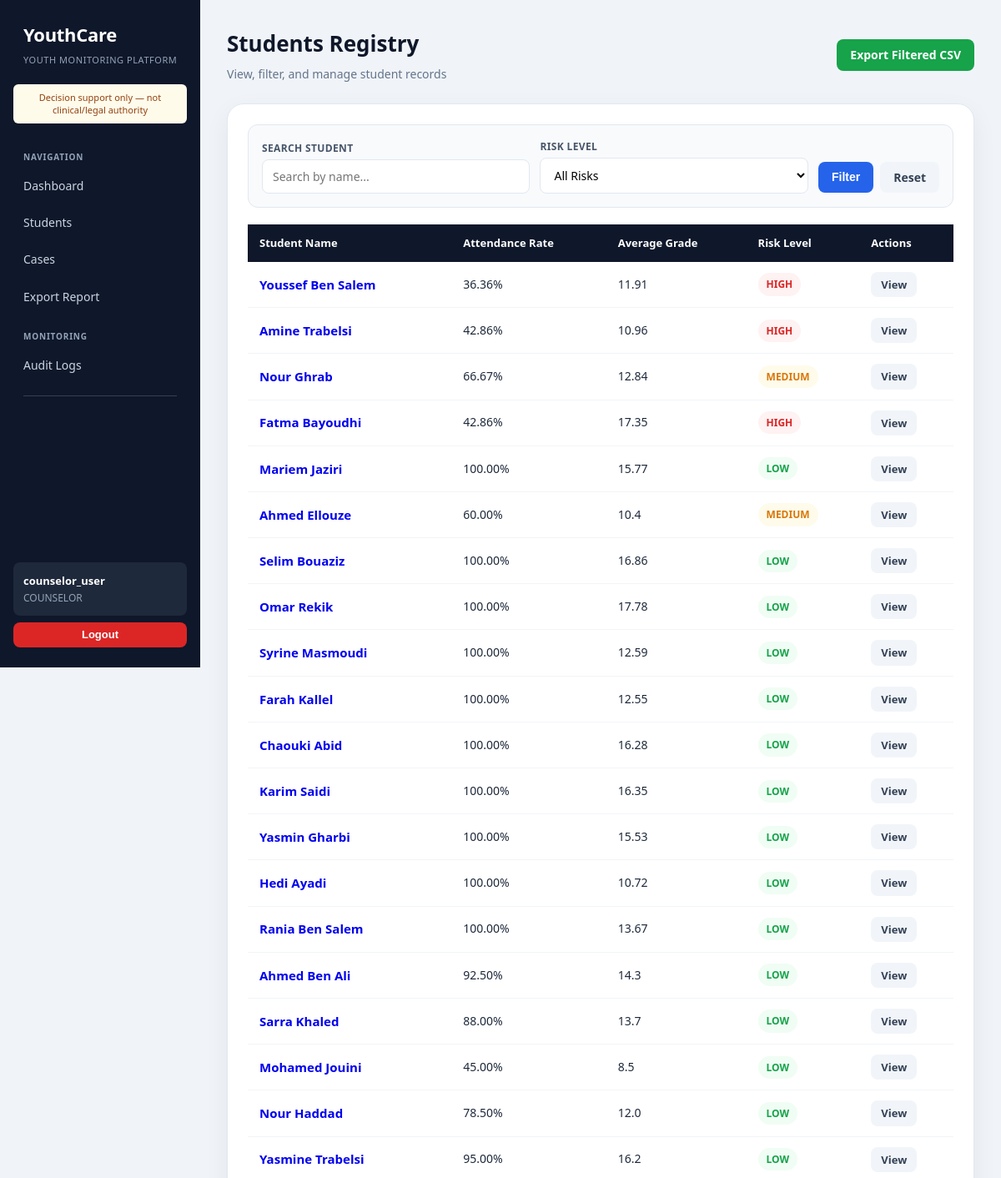
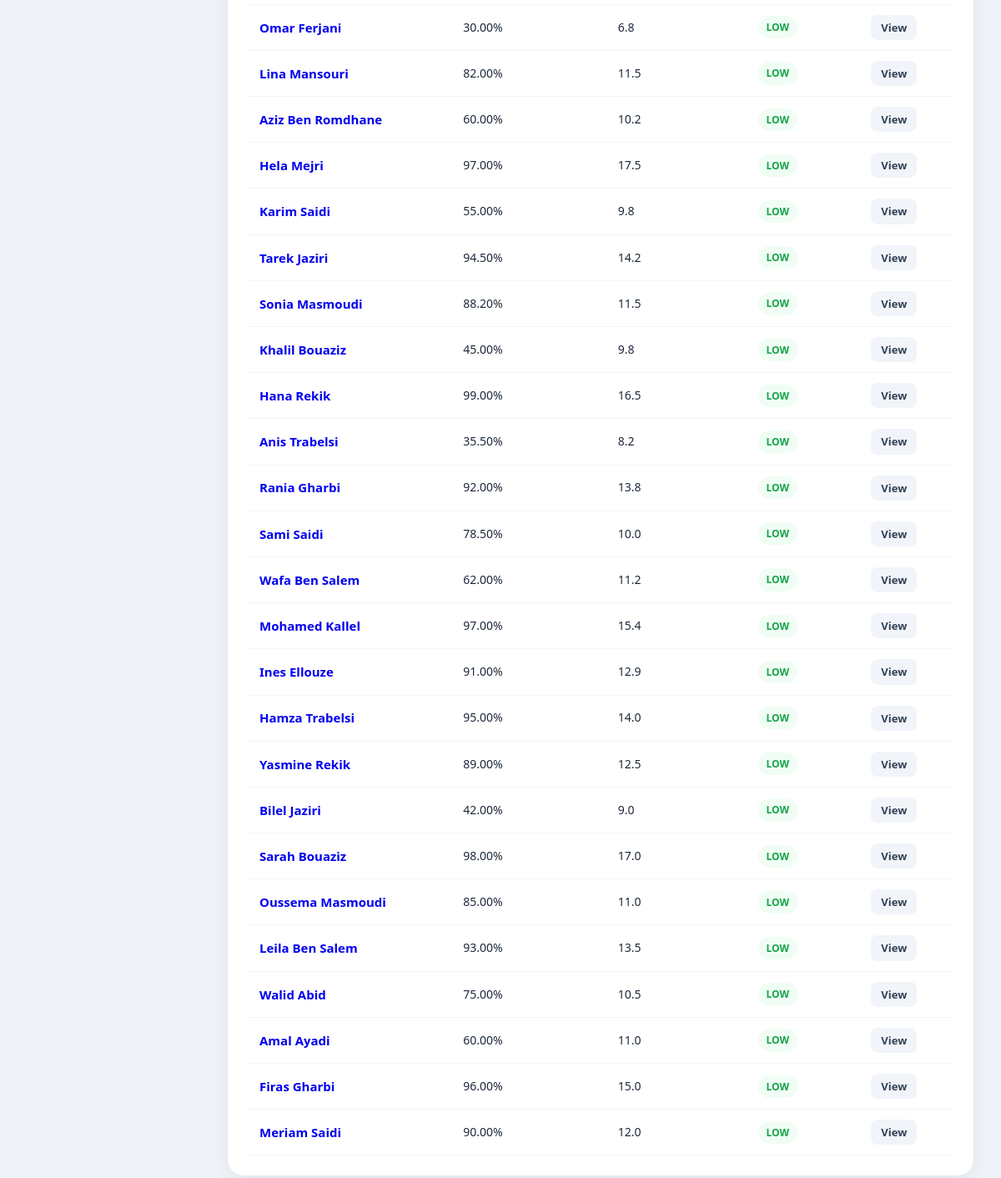
Page /students/ (signed in) on the committed database (2 pictures, top to bottom).
### core/models.py (models this page shows, shortened)
class Profile(models.Model):
    ROLE_CHOICES = [
        ('ADMIN', 'Admin'),
        ('TEACHER', 'Teacher'),
        ('COUNSELOR', 'Counselor'),
    ]
    user = models.OneToOneField(User, on_delete=models.CASCADE)
    role = models.CharField(max_length=20, choices=ROLE_CHOICES)

class Student(models.Model):
    first_name = models.CharField(max_length=100)
    last_name = models.CharField(max_length=100)
    date_of_birth = models.DateField()
    attendance_rate = models.FloatField(default=100)
    average_grade = models.FloatField(default=0)
    risk_level = models.CharField(
        max_length=20,
        choices=[
            ('LOW', 'Low'),
            ('MEDIUM', 'Medium'),
            ('HIGH', 'High'),
        ],
        default='LOW'
    )
    counselor_notes = models.TextField(
        blank=True,
        default="",
        help_text="Confidential notes, visible only to counselors and admins."
    )

### core/views.py (the view)
# urls.py: path("students/", views.student_list, name="student_list"),
@login_required
def student_list(request):
    students = Student.objects.all()
    risk_level = request.GET.get("risk_level", "")
    search = request.GET.get("search", "")
    if risk_level:
        students = students.filter(risk_level=risk_level)
    if search and search != "None":
        students = students.filter(
            Q(first_name__icontains=search) |
            Q(last_name__icontains=search)
        )
    context = {
        "students": students,
        "selected_risk_level": risk_level,
        "search": "" if search == "None" else search,
    }
    return render(request, "core/student_list.html", context)

### core/permissions.py (called while the page is built)
def get_user_role(user):
    if not user.is_authenticated:
        return None
    try:
        return user.profile.role
    except Profile.DoesNotExist:
        return None

### core/templates/core/student_list.html (shortened to what this page needs)
{% extends "core/base.html" %}
{% block content %}
<div class="page-header">
    <div>
        <h1>Students Registry</h1>
        <p class="page-subtitle">View, filter, and manage student records</p>
    </div>
    <div class="page-actions">
        <a href="{% url 'export_students_csv' %}?risk_level={{ selected_risk_level }}" class="btn btn-success">Export Filtered CSV</a>
    </div>
</div>
<div class="card">
    <form method="GET" class="filter-bar">
        <div class="filter-group">
            <label>Search Student</label>
            <input type="text" name="search" class="form-control" placeholder="Search by name..." value="{{ search|default:'' }}">
        </div>
        <div class="filter-group">
            <label>Risk Level</label>
            <select name="risk_level" class="form-control">
                <option value="">All Risks</option>
            </select>
        </div>
        <div style="display:flex;gap:8px;align-items:flex-end;padding-bottom:1px;">
            <button type="submit" class="btn">Filter</button>
            <a href="{% url 'student_list' %}" class="btn btn-secondary">Reset</a>
        </div>
    </form>
    <div class="table-wrapper">
        <table>
            <thead>
                <tr>
                    <th>Student Name</th>
                    <th>Attendance Rate</th>
                    <th>Average Grade</th>
                    <th>Risk Level</th>
                    <th>Actions</th>
                </tr>
            </thead>
            <tbody>
                {% for student in students %}
                <tr>
                    <td><a href="{% url 'student_detail' student.id %}" style="font-weight:600;font-size:15px;text-decoration:none;">{{ student.first_name }} {{ student.last_name }}</a></td>
                    <td>{{ student.attendance_rate|floatformat:2 }}%</td>
                    <td>{{ student.average_grade }}</td>
                    <td>
                        {% if student.risk_level == "HIGH" %}
                            <span class="badge badge-danger">HIGH</span>
                        {% elif student.risk_level == "MEDIUM" %}
                            <span class="badge badge-warning">MEDIUM</span>
                        {% else %}
                            <span class="badge badge-success">LOW</span>
                        {% endif %}
                    </td>
                    <td>
                        <a href="{% url 'student_detail' student.id %}" class="btn btn-secondary btn-sm">View</a>
                    </td>
                </tr>
                {% empty %}
                <tr>
                    <td colspan="5" style="text-align:center;color:var(--slate-400);">No students found matching current filters.</td>
                </tr>
                {% endfor %}
            </tbody>
        </table>
    </div>
</div>
{% endblock %}

### core/templates/core/base.html (shortened to what this page needs)
<!DOCTYPE html>
<html>
<head>
    {% load static %}
    <link rel="stylesheet" href="{% static 'core/style.css' %}">
</head>
<body>
<div class="sidebar">
    <h2>YouthCare</h2>
    <p class="sidebar-sub">Youth Monitoring Platform</p>
    <div class="disclaimer">Decision support only — not clinical/legal authority</div>
    <div class="nav-section">Navigation</div>
    <a href="{% url 'dashboard' %}">Dashboard</a>
    <a href="{% url 'student_list' %}">Students</a>
    <a href="{% url 'case_list' %}">Cases</a>
    <a href="{% url 'export_students_csv' %}">Export Report</a>
    {% if request.user.profile.role == "ADMIN" or request.user.profile.role == "COUNSELOR" %}
        <div class="nav-section">Monitoring</div>
        <a href="{% url 'audit_log_list' %}">Audit Logs</a>
    {% endif %}
    <div class="sidebar-divider"></div>
    <div class="user-card" style="margin-top:auto;">
        <div class="name">{{ request.user.username }}</div>
        <div class="role">{{ request.user.profile.role }}</div>
    </div>
    <form method="post" action="{% url 'logout' %}" style="margin-top:8px;">
        <button type="submit" class="btn btn-danger btn-sm" style="width:100%;justify-content:center;">Logout</button>
    </form>
</div>
<div class="main-content">
    {% block content %}{% endblock %}
</div>
</body>
</html>

### rows in the picture
Student: first_name "Youssef", last_name "Ben Salem", attendance_rate "36.36", average_grade "11.91", risk_level "HIGH"
Student: first_name "Amine", last_name "Trabelsi", attendance_rate "42.86", average_grade "10.96", risk_level "HIGH"
Student: first_name "Nour", last_name "Ghrab", attendance_rate "66.67", average_grade "12.84", risk_level "MEDIUM"
Student: first_name "Fatma", last_name "Bayoudhi", attendance_rate "42.86", average_grade "17.35", risk_level "HIGH"
Student: first_name "Mariem", last_name "Jaziri", attendance_rate "100.00", average_grade "15.77", risk_level "LOW"
Student: first_name "Ahmed", last_name "Ellouze", attendance_rate "60.00", average_grade "10.4", risk_level "MEDIUM"
Student: first_name "Selim", last_name "Bouaziz", attendance_rate "100.00", average_grade "16.86", risk_level "LOW"
Student: first_name "Omar", last_name "Rekik", attendance_rate "100.00", average_grade "17.78", risk_level "LOW"
Student: first_name "Syrine", last_name "Masmoudi", attendance_rate "100.00", average_grade "12.59", risk_level "LOW"
Student: first_name "Farah", last_name "Kallel", attendance_rate "100.00", average_grade "12.55", risk_level "LOW"
Student: first_name "Chaouki", last_name "Abid", attendance_rate "100.00", average_grade "16.28", risk_level "LOW"
Student: first_name "Karim", last_name "Saidi", attendance_rate "100.00", average_grade "16.35", risk_level "LOW"
Student: first_name "Yasmin", last_name "Gharbi", attendance_rate "100.00", average_grade "15.53", risk_level "LOW"
Student: first_name "Hedi", last_name "Ayadi", attendance_rate "100.00", average_grade "10.72", risk_level "LOW"
Student: first_name "Rania", last_name "Ben Salem", attendance_rate "100.00", average_grade "13.67", risk_level "LOW"
Student: first_name "Ahmed", last_name "Ben Ali", attendance_rate "92.50", average_grade "14.3", risk_level "LOW"
Student: first_name "Sarra", last_name "Khaled", attendance_rate "88.00", average_grade "13.7", risk_level "LOW"
Student: first_name "Mohamed", last_name "Jouini", attendance_rate "45.00", average_grade "8.5", risk_level "LOW"
Student: first_name "Nour", last_name "Haddad", attendance_rate "78.50", average_grade "12.0", risk_level "LOW"
Student: first_name "Yasmine", last_name "Trabelsi", attendance_rate "95.00", average_grade "16.2", risk_level "LOW"
Student: first_name "Omar", last_name "Ferjani", attendance_rate "30.00", average_grade "6.8", risk_level "LOW"
Student: first_name "Lina", last_name "Mansouri", attendance_rate "82.00", average_grade "11.5", risk_level "LOW"
Student: first_name "Aziz", last_name "Ben Romdhane", attendance_rate "60.00", average_grade "10.2", risk_level "LOW"
Student: first_name "Hela", last_name "Mejri", attendance_rate "97.00", average_grade "17.5", risk_level "LOW"
Student: first_name "Karim", last_name "Saidi", attendance_rate "55.00", average_grade "9.8", risk_level "LOW"
Student: first_name "Tarek", last_name "Jaziri", attendance_rate "94.50", average_grade "14.2", risk_level "LOW"
Student: first_name "Sonia", last_name "Masmoudi", attendance_rate "88.20", average_grade "11.5", risk_level "LOW"
Student: first_name "Khalil", last_name "Bouaziz", attendance_rate "45.00", average_grade "9.8", risk_level "LOW"
Student: first_name "Hana", last_name "Rekik", attendance_rate "99.00", average_grade "16.5", risk_level "LOW"
Student: first_name "Anis", last_name "Trabelsi", attendance_rate "35.50", average_grade "8.2", risk_level "LOW"
Student: first_name "Rania", last_name "Gharbi", attendance_rate "92.00", average_grade "13.8", risk_level "LOW"
Student: first_name "Sami", last_name "Saidi", attendance_rate "78.50", average_grade "10.0", risk_level "LOW"
Student: first_name "Wafa", last_name "Ben Salem", attendance_rate "62.00", average_grade "11.2", risk_level "LOW"
Student: first_name "Mohamed", last_name "Kallel", attendance_rate "97.00", average_grade "15.4", risk_level "LOW"
Student: first_name "Ines", last_name "Ellouze", attendance_rate "91.00", average_grade "12.9", risk_level "LOW"
Student: first_name "Hamza", last_name "Trabelsi", attendance_rate "95.00", average_grade "14.0", risk_level "LOW"
Student: first_name "Yasmine", last_name "Rekik", attendance_rate "89.00", average_grade "12.5", risk_level "LOW"
Student: first_name "Bilel", last_name "Jaziri", attendance_rate "42.00", average_grade "9.0", risk_level "LOW"
Student: first_name "Sarah", last_name "Bouaziz", attendance_rate "98.00", average_grade "17.0", risk_level "LOW"
Student: first_name "Oussema", last_name "Masmoudi", attendance_rate "85.00", average_grade "11.0", risk_level "LOW"
Student: first_name "Leila", last_name "Ben Salem", attendance_rate "93.00", average_grade "13.5", risk_level "LOW"
Student: first_name "Walid", last_name "Abid", attendance_rate "75.00", average_grade "10.5", risk_level "LOW"
Student: first_name "Amal", last_name "Ayadi", attendance_rate "60.00", average_grade "11.0", risk_level "LOW"
Student: first_name "Firas", last_name "Gharbi", attendance_rate "96.00", average_grade "15.0", risk_level "LOW"
Student: first_name "Meriam", last_name "Saidi", attendance_rate "90.00", average_grade "12.0", risk_level "LOW"

### other values in the picture
{{ request.user.username }} "counselor_user"
{{ request.user.profile.role }} "COUNSELOR"
